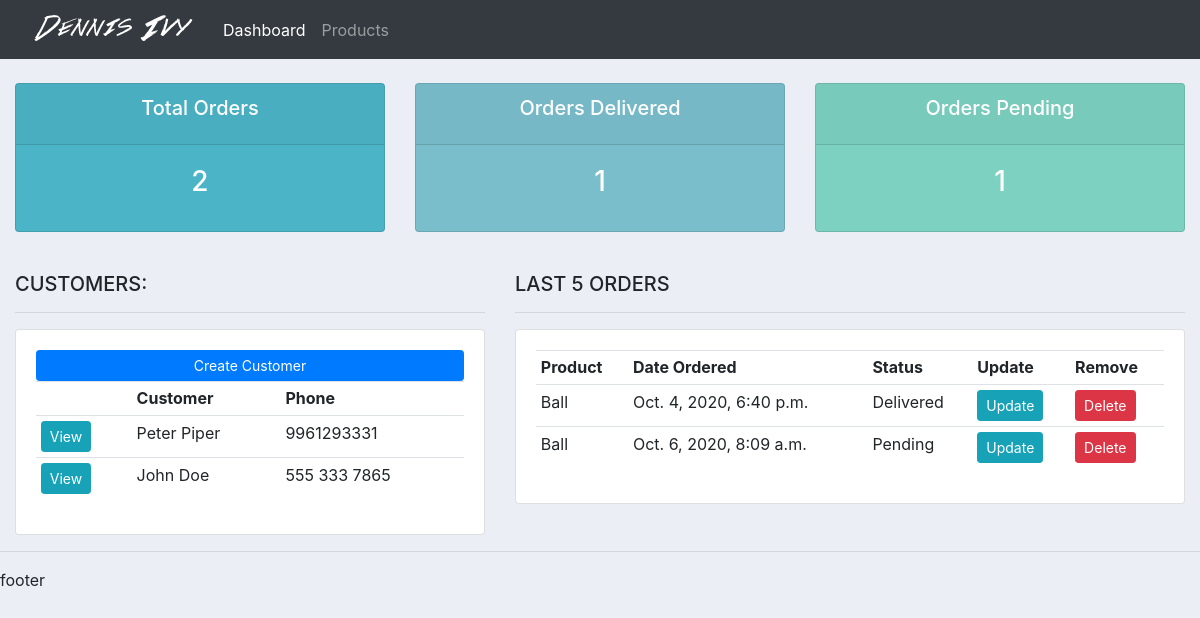
Before: / with the older database file.
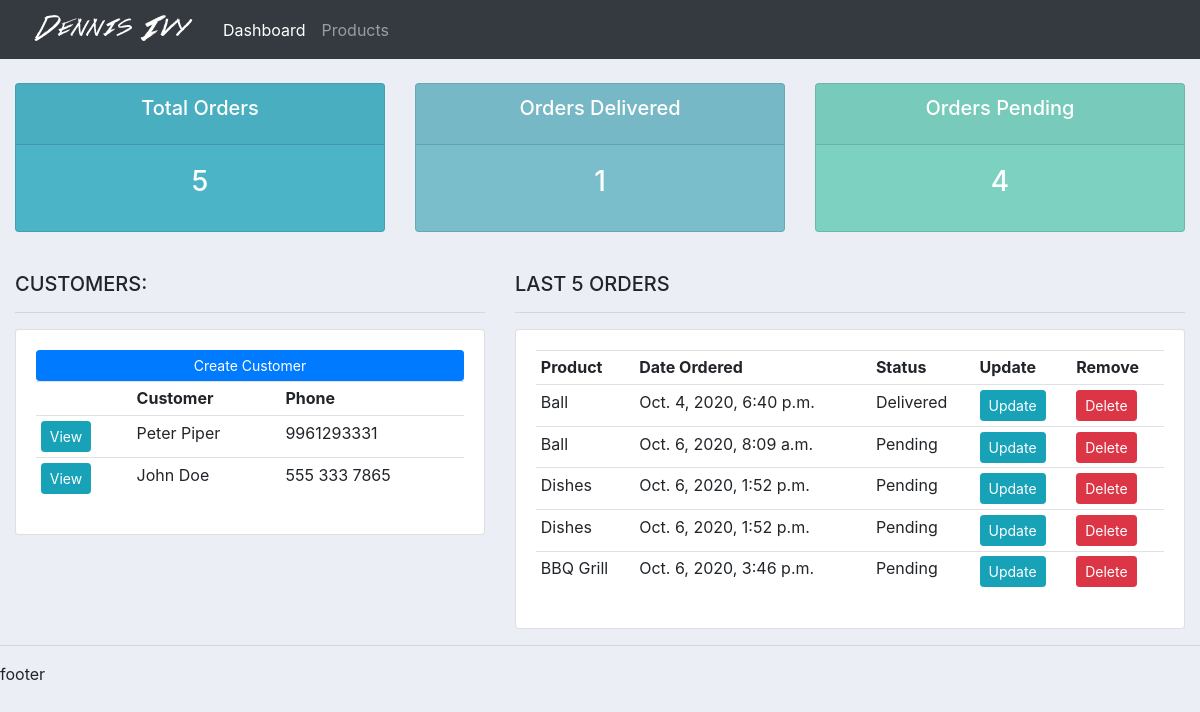
After: the same page with the newer database file.
### accounts/models.py (models this page shows, shortened)
class Customer(models.Model):
	name = models.CharField(max_length=200, null=True)
	phone = models.CharField(max_length=20, null=True)
	email = models.EmailField(null=True)
	date_created = models.DateTimeField(auto_now_add=True)

class Order(models.Model):
	STATUS = (
		('Pending','Pending'),
		('Out for delivery','Out for delivery'),
		('Delivered','Delivered')
		)
	customer = models.ForeignKey(Customer, on_delete=models.SET_NULL, null=True)
	product = models.ForeignKey(Product, on_delete=models.SET_NULL, null=True)
	date_created = models.DateTimeField(auto_now_add=True)
	status = models.CharField(max_length=200, null=True, choices=STATUS)

class Product(models.Model):
	CATEGORY = (
		('Indoor','Indoor'),
		('Out door','Out door')
		)
	name=models.CharField(max_length=200, null=True)
	price=models.FloatField(null=True)
	category=models.CharField(max_length=200, null=True, choices=CATEGORY)
	description=models.CharField(max_length=200, null=True, blank=True)
	date_created = models.DateTimeField(auto_now_add=True)
	tag = models.ManyToManyField(Tag)
	def __str__(self):
		return self.name

### accounts/views.py (the view)
# urls.py: path('', views.index, name='index'),
def index(request):
	orders = Order.objects.all()
	customers = Customer.objects.all()
	total_customers = customers.count()
	total_orders = orders.count()
	delivered = orders.filter(status='Delivered').count()
	pending = orders.filter(status='Pending').count()
	context = { 'orders':orders, 'customers':customers, 'total_orders':total_orders, 'delivered':delivered, 'pending':pending }
	return render(request, 'dashboard/dashboard.html', context=context)

### accounts/templates/dashboard/dashboard.html
{% extends 'main/base.html' %}
{% block content %}
{% include 'main/status.html' %}
<br>
<div class="row">
    <div class="col-md-5">
        <h5>CUSTOMERS:</h5>
        <hr>
        <div class="card card-body">
            <a class="btn btn-primary  btn-sm btn-block" href="">Create Customer</a>
            <table class="table table-sm">
                <tr>
                    <th></th>
                    <th>Customer</th>
                    <th>Phone</th>
                </tr>
                {% for customer in customers %}
                <tr>
                    <td><a href="{% url 'customer' customer.id %}" class="btn btn-sm btn-info">View</a></td>
                    <td>{{ customer.name }}</td>
                    <td>{{ customer.phone }}</td>
                </tr>
                {% endfor %}
            </table>
        </div>
    </div>
    <div class="col-md-7">
        <h5>LAST 5 ORDERS</h5>
        <hr>
        <div class="card card-body">
            <table class="table table-sm">
                <tr>
                    <th>Product</th>
                    <th>Date Ordered</th>
                    <th>Status</th>
                    <th>Update</th>
                    <th>Remove</th>
                </tr>
                {% for order in orders %}
                <tr>
                    <td>{{ order.product }}</td>
                    <td>{{ order.date_created }}</td>
                    <td>{{ order.status }}</td>
                    <td><a href="{% url 'update_order' order.id %}" class="btn btn-sm btn-info">Update</a></td>
                    <td><a href="{% url 'delete_order' order.id %}" class="btn btn-sm btn-danger">Delete</a></td>
                </tr>
                {% endfor %}
            </table>
        </div>
    </div>
</div>
{% endblock %}

Changed rows visible on the page:
added Order: product "Dishes", date_created "Oct. 6, 2020, 1:52 p.m.", status "Pending"
added Order: product "Dishes", date_created "Oct. 6, 2020, 1:52 p.m.", status "Pending"
added Order: product "BBQ Grill", date_created "Oct. 6, 2020, 3:46 p.m.", status "Pending"
Other visible differences:
{{ total_orders }}: "2" → "5"
{{ pending }}: "1" → "4"
